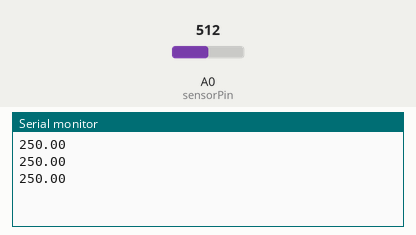
Simulated run of this sketch. Board: Arduino Uno, built with avr-gcc and run on an emulated ATmega328P. On the bench: the last lines printed to the serial monitor. The inputs (shaded band) are chosen by the test bench; at power-on: A0 (sensorPin) = 512.

Above: at 1.3 s.
1.4 s: A0 (sensorPin) set to 716
At 1.9 s:
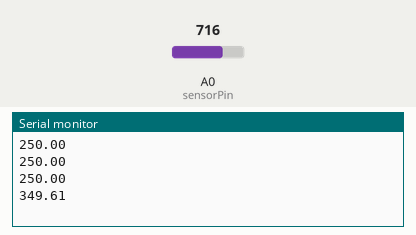
2.9 s: A0 (sensorPin) set to 900
At 3.4 s:
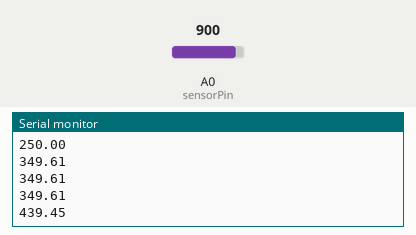
Timing chart, 0 to 5.9 s (numbered marks = the images above; inputs shaded):
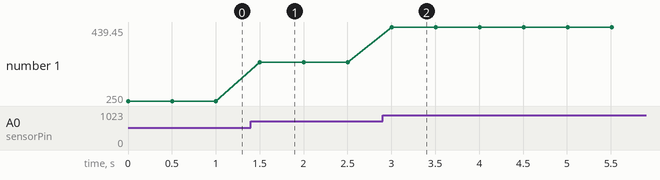

Measured:
- after the input at 1.4 s, the serial monitor: prints a new line after 0.10 s (image 1)
- after the input at 2.9 s, the serial monitor: prints a new line after 0.10 s (image 2)
- plotted number 1: 250 → 349.61 after the input at 1.4 s, 349.61 → 439.45 after the input at 2.9 s

The sketch:

temp_with_serial_plot.ino
```cpp
// Temperature Plot using Serial Plotter
const int sensorPin = A0;
float temperature;

void setup() {
  Serial.begin(9600);
}

void loop() {
  int reading = analogRead(sensorPin);
  temperature = (reading * 5.0 * 100.0) / 1024.0;
  Serial.println(temperature);
  delay(500);
}
```
